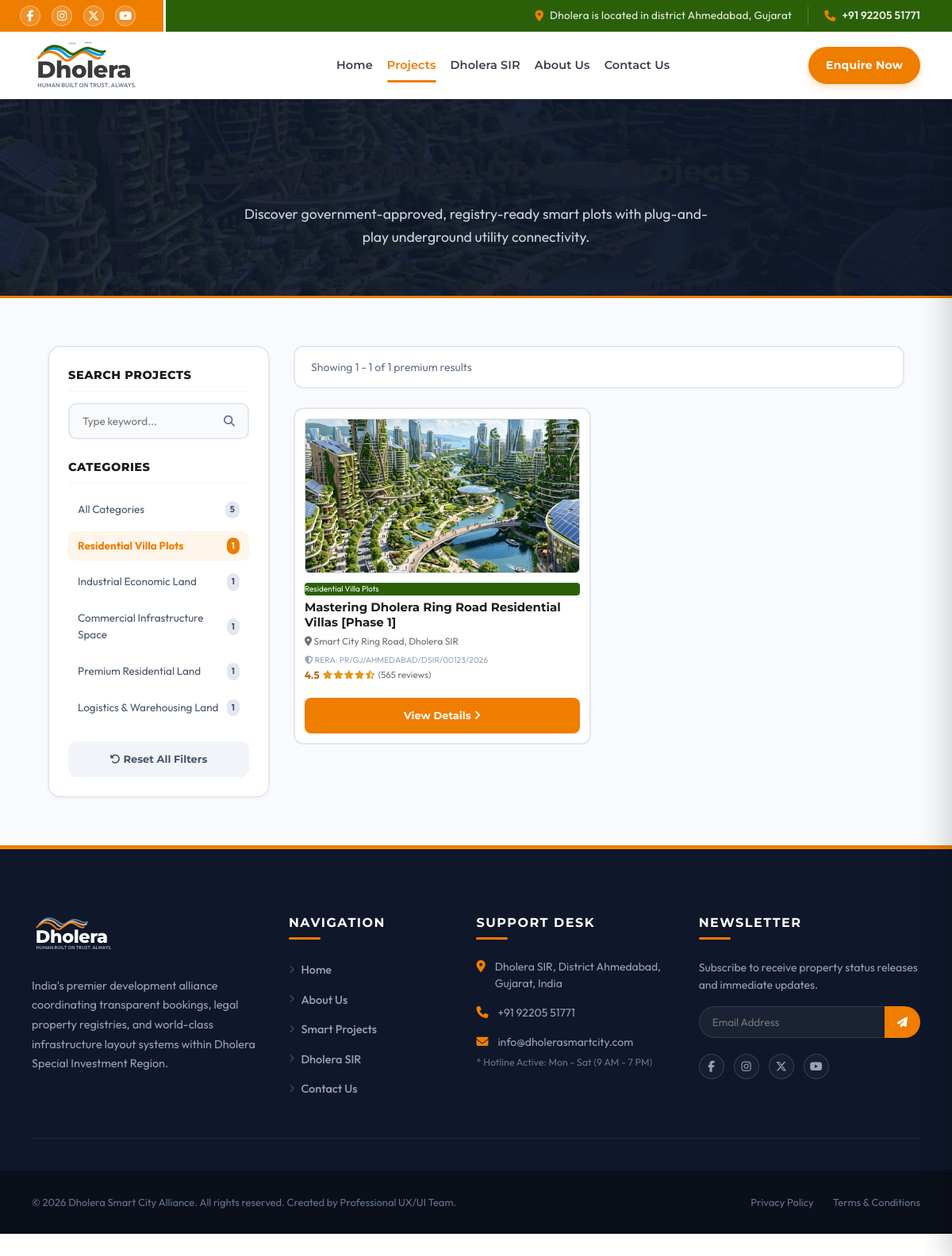
Page /projects.php?category=Residential+Villa+Plots on the committed database.
### tables this page shows
CREATE TABLE IF NOT EXISTS `projects` (
  `id` INT AUTO_INCREMENT PRIMARY KEY,
  `title` VARCHAR(255) NOT NULL,
  `category` VARCHAR(150) NOT NULL,
  `rating` DECIMAL(2,1) DEFAULT 4.5,
  `reviews` VARCHAR(50) DEFAULT '0',
  `location` VARCHAR(255) NOT NULL,
  `main_image` VARCHAR(255) NOT NULL,
  `thumbs` TEXT,  
  `price` VARCHAR(100) NOT NULL,
  `price_sub` VARCHAR(255) NOT NULL,
  `rera` VARCHAR(150) NOT NULL,
  `size` VARCHAR(100) NOT NULL,
  `status` VARCHAR(100) NOT NULL,
  `road` VARCHAR(150) NOT NULL,
  `power` VARCHAR(150) NOT NULL,
  `water` VARCHAR(150) NOT NULL,
  `description` TEXT NOT NULL,
  `amenities` TEXT,  
  `seo_title` VARCHAR(255) DEFAULT NULL,
  `seo_description` TEXT DEFAULT NULL,
  `seo_keywords` TEXT DEFAULT NULL,
  `created_at` TIMESTAMP DEFAULT CURRENT_TIMESTAMP
);

### projects.php (the view, shortened to what this page needs)
<?php
require_once 'includes/db.php';
$search = isset($_GET['search']) ? trim($_GET['search']) : '';
$category = isset($_GET['category']) ? trim($_GET['category']) : '';
$page = isset($_GET['page']) && is_numeric($_GET['page']) ? (int)$_GET['page'] : 1;
$limit = 4;
$offset = ($page - 1) * $limit;
$catCounts = [];
try {
    $countsStmt = $pdo->query("SELECT category, COUNT(*) as cnt FROM projects GROUP BY category");
    while ($row = $countsStmt->fetch()) {
        $catCounts[$row['category']] = $row['cnt'];
    }
} catch (PDOException $e) {
}
$sql = "SELECT * FROM projects WHERE 1=1";
$countSql = "SELECT COUNT(*) FROM projects WHERE 1=1";
$params = [];
if (!empty($category)) {
    $sql .= " AND category = :category";
    $countSql .= " AND category = :category";
    $params[':category'] = $category;
}
$sql .= " ORDER BY id ASC";
try {
    $countStmt = $pdo->prepare($countSql);
    $countStmt->execute($params);
    $total_records = (int)$countStmt->fetchColumn();
} catch (PDOException $e) {
    $total_records = 0;
}
try {
    $stmt = $pdo->prepare($sql . " LIMIT :limit OFFSET :offset");
    foreach ($params as $key => $val) {
        $stmt->bindValue($key, $val);
    }
    $stmt->bindValue(':limit', (int)$limit, PDO::PARAM_INT);
    $stmt->bindValue(':offset', (int)$offset, PDO::PARAM_INT);
    $stmt->execute();
    $projects_list = $stmt->fetchAll();
} catch (PDOException $e) {
    $projects_list = [];
}
if (!function_exists('renderListStars')) {
    function renderListStars($rating) {
        $full = floor($rating);
        $half = ($rating - $full) >= 0.5 ? 1 : 0;
        $empty = 5 - ($full + $half);
        $starsHtml = '';
        for ($i = 0; $i < $full; $i++) {
            $starsHtml .= '<i class="fa-solid fa-star"></i>';
        }
        if ($half) {
            $starsHtml .= '<i class="fa-solid fa-star-half-stroke"></i>';
        }
        for ($i = 0; $i < $empty; $i++) {
            $starsHtml .= '<i class="fa-regular fa-star"></i>';
        }
        return $starsHtml;
    }
}
$allCategories = [
    'Residential Villa Plots',
    'Industrial Economic Land',
    'Commercial Infrastructure Space',
    'Premium Residential Land',
    'Logistics & Warehousing Land'
];
?>
<!DOCTYPE html>
<html lang="en">
<head>
  <link rel="stylesheet" href="https://cdnjs.cloudflare.com/ajax/libs/font-awesome/6.5.2/css/all.min.css">
  <link rel="stylesheet" href="assets/css/main.css">
  <link rel="stylesheet" href="assets/css/projects.css">
  <link rel="stylesheet" href="assets/css/projects-list.css">
</head>
<body>
  <?php include 'includes/header.php'; ?>
  <section class="dh-projlist-hero">
    <h1>Explore Premium Dholera Projects</h1>
    <p>Discover government-approved, registry-ready smart plots with plug-and-play underground utility connectivity.</p>
  </section>
  <section class="dh-projlist-section">
    <div class="dh-projlist-container">
      <aside class="dh-projlist-sidebar">
        <div>
          <h3 class="dh-sidebar-widget-title">Search Projects</h3>
          <form method="GET" action="projects.php" class="dh-search-box">
            <input type="text" name="search" class="dh-search-input" placeholder="Type keyword..." value="<?php echo htmlspecialchars($search); ?>">
            <button type="submit" class="dh-search-btn" aria-label="Submit Search">
              <i class="fa-solid fa-magnifying-glass"></i>
            </button>
          </form>
        </div>
        <div>
          <h3 class="dh-sidebar-widget-title">Categories</h3>
          <div class="dh-filter-list">
            <a href="projects.php?<?php echo !empty($search) ? 'search='.urlencode($search) : ''; ?>" class="dh-filter-link <?php echo empty($category) ? 'active' : ''; ?>">
              <span>All Categories</span>
              <span class="dh-filter-count"><?php echo array_sum($catCounts); ?></span>
            </a>
            <?php foreach ($allCategories as $cat): ?>
              <?php
              $activeClass = ($category === $cat) ? 'active' : '';
              $countVal = isset($catCounts[$cat]) ? $catCounts[$cat] : 0;
              $catQuery = 'category=' . urlencode($cat) . (!empty($search) ? '&search=' . urlencode($search) : '');
              ?>
              <a href="projects.php?<?php echo $catQuery; ?>" class="dh-filter-link <?php echo $activeClass; ?>">
                <span><?php echo htmlspecialchars($cat); ?></span>
                <span class="dh-filter-count"><?php echo $countVal; ?></span>
              </a>
            <?php endforeach; ?>
          </div>
        </div>
        <?php if (!empty($search) || !empty($category)): ?>
          <a href="projects.php" class="dh-reset-btn">
            <i class="fa-solid fa-rotate-left mr-1"></i> Reset All Filters
          </a>
        <?php endif; ?>
      </aside>
      <main class="dh-projlist-main">
        <div class="dh-projlist-header-bar">
          <p class="dh-results-count">
            Showing <?php echo empty($projects_list) ? 0 : ($offset + 1); ?> - <?php echo min($offset + $limit, $total_records); ?> of <?php echo $total_records; ?> premium results
          </p>
        </div>
        <div class="dh-projlist-grid">
          <?php if (empty($projects_list)): ?>
            <div style="grid-column: span 3; text-align: center; padding: 60px 20px; background: #ffffff; border: 2px dashed #cbd5e1; border-radius: 12px; color: #64748b;">
              <i class="fa-solid fa-folder-open fa-3x mb-3" style="color: #cbd5e1;"></i>
              <h3 style="font-family: 'Montserrat', sans-serif; font-weight: 700; color: #334155; margin-bottom: 8px;">No Smart Plots Found</h3>
              <p style="margin: 0; font-size: 14px;">Try loosening your keyword search or select "All Categories" to see available smart plots.</p>
            </div>
          <?php else: ?>
            <?php foreach ($projects_list as $proj): ?>
              <a href="project-details.php?id=<?php echo $proj['id']; ?>" class="dh-project-card">
                <div class="dh-project-card-image-box">
                  <img src="<?php echo htmlspecialchars($proj['main_image']); ?>" alt="<?php echo htmlspecialchars($proj['title']); ?>" class="dh-project-card-image" loading="lazy">
                </div>
                <div class="dh-project-card-body">
                  <span class="badge badge-success px-2 py-1 mb-2 font-weight-bold" style="font-size: 10px; display: inline-block; background-color: var(--dh-green, #2b6009); color: #fff; border-radius: 4px;"><?php echo htmlspecialchars($proj['category']); ?></span>
                  <h3 class="dh-project-card-title" title="<?php echo htmlspecialchars($proj['title']); ?>">
                    <?php echo htmlspecialchars($proj['title']); ?>
                  </h3>
                  <p class="dh-project-card-author text-muted" style="margin-bottom: 2px;">
                    <i class="fa-solid fa-location-dot text-danger mr-1"></i> <?php echo htmlspecialchars($proj['location']); ?>
                  </p>
                  <p class="dh-project-card-rera">
                    <i class="fa-solid fa-shield-halved text-success mr-1"></i> RERA: <?php echo htmlspecialchars($proj['rera']); ?>
                  </p>
                  <div class="dh-project-card-rating mt-2">
                    <span class="dh-project-rating-val"><?php echo number_format($proj['rating'], 1); ?></span>
                    <span class="dh-project-stars">
                      <?php echo renderListStars($proj['rating']); ?>
                    </span>
                    <span class="dh-project-reviews-count">(<?php echo htmlspecialchars($proj['reviews']); ?> reviews)</span>
                  </div>
                  <div class="dh-project-btn-box">
                    <span class="dh-project-view-btn" style="display: block; text-align: center;">View Details <i class="fa-solid fa-angle-right"></i></span>
                  </div>
                </div>
              </a>
            <?php endforeach; ?>
          <?php endif; ?>
        </div>
      </main>
    </div>
  </section>
  <?php include 'includes/footer.php'; ?>
</body>
</html>

### assets/css/main.css (style rules this page uses)
body { margin: 0; padding: 0; font-family: 'Outfit', sans-serif; color: #333333; background-color: #ffffff; scroll-behavior: smooth; line-height: 1.6; }
html { scroll-padding-top: var(--dh-header-shrink-height); }
h1, h2, h3, h4, h5, h6 { font-family: 'Montserrat', sans-serif; font-weight: 700; color: #1a202c; margin-top: 0; }

### assets/css/projects.css (style rules this page uses)
.dh-project-card { flex-shrink: 0; width: calc(25% - 12px); min-width: 250px; background-color: #ffffff; border: 2px solid #e2e8f0; border-radius: 12px; padding: 12px; overflow: hidden; display: flex; flex-direction: column; text-decoration: none; cursor: pointer; box-sizing: border-box; transition: all 0.3s cubic-bezier(0.25, 1, 0.5, 1); }
.dh-project-card-image-box { width: 100%; aspect-ratio: 16 / 9; border-radius: 6px; overflow: hidden; border: 1px solid #d1d7dc; box-sizing: border-box; position: relative; background-color: #f8fafc; }
.dh-project-card-image { width: 100%; height: 100%; object-fit: cover; display: block; transition: transform 0.3s ease; }
.dh-project-card-body { padding: 12px 0 0 0; display: flex; flex-direction: column; flex-grow: 1; }
.dh-project-card-title { font-family: 'Montserrat', sans-serif; font-size: 15px; font-weight: 700; line-height: 1.25; color: #1c1d1f; margin: 6px 0 4px 0; display: -webkit-box; -webkit-line-clamp: 2; -webkit-box-orient: vertical; overflow: hidden; text-overflow: ellipsis; min-height: 38px; }
.dh-project-card-author { font-family: 'Outfit', sans-serif; font-size: 12px; color: #6a6f73; margin: 0 0 4px 0; overflow: hidden; white-space: nowrap; text-overflow: ellipsis; }
.dh-project-card-rating { display: flex; align-items: center; gap: 4px; font-size: 12px; color: #6a6f73; margin-bottom: 4px; }
.dh-project-rating-val { font-weight: 700; color: #b4690e; font-size: 13px; }
.dh-project-stars { display: flex; gap: 1px; }
.dh-project-stars i { color: #e5981d; font-size: 11px; }
.dh-project-reviews-count { font-size: 11.5px; color: #6a6f73; }
.dh-project-btn-box { margin-top: auto; padding-top: 14px; width: 100%; box-sizing: border-box; }
.dh-project-view-btn { width: 100%; background-color: var(--dh-orange, #ef7d00); color: #ffffff; font-family: 'Montserrat', sans-serif; font-size: 13px; font-weight: 700; padding: 10px 16px; border: 2px solid var(--dh-orange, #ef7d00); border-radius: 8px; cursor: pointer; display: flex; align-items: center; justify-content: center; gap: 6px; box-sizing: border-box; transition: all 0.3s cubic-bezier(0.25, 1, 0.5, 1); }
.dh-project-view-btn i { transition: transform 0.2s ease; font-size: 14px; }
@media (max-width: 1200px) { .dh-project-card { width: calc(33.333% - 11px); } }

### assets/css/header.css (style rules this page uses)
:root { --dh-orange: #ef7d00; --dh-orange-hover: #d46c00; --dh-orange-light: rgba(239, 125, 0, 0.1); --dh-green: #2b6009; --dh-green-hover: #1e4505; --dh-dark: #222222; --dh-grey-text: #555555; --dh-light-grey: #f7f9fa; --dh-white: #ffffff; --dh-border-color: #e2e8f0; --dh-font-main: 'Montserrat', 'Outfit', -apple-system, BlinkMacSystemFont, "Segoe UI", Roboto, sans-serif; --dh-font-sub: 'Outfit', sans-serif; --dh-transition-fast: all 0.2s cubic-bezier(0.4, 0, 0.2, 1); --dh-transition-smooth: all 0.4s cubic-bezier(0.4, 0, 0.2, 1); --dh-shadow-sm: 0 2px 4px rgba(0, 0, 0, 0.05); --dh-shadow-md: 0 4px 6px -1px rgba(0, 0, 0, 0.1), 0 2px 4px -1px rgba(0, 0, 0, 0.06); --dh-shadow-lg: 0 10px 15px -3px rgba(0, 0, 0, 0.1), 0 4px 6px -2px rgba(0, 0, 0, 0.05); --dh-header-height: 125px; --dh-header-shrink-height: 85px; --dh-topbar-height: 40px; }

### rows in the picture
projects: main_image (picture), category "Residential Villa Plots", title "Mastering Dholera Ring Road Residential Villas [Phase 1]", location "Smart City Ring Road, Dholera SIR", rera "PR/GJ/AHMEDABAD/DSIR/00123/2026", rating "4.5", reviews "565"

### other values in the picture
array_sum($catCounts) "5"
$cat "Residential Villa Plots"
$countVal "1"
$cat "Industrial Economic Land"
$cat "Commercial Infrastructure Space"
$cat "Premium Residential Land"
$cat "Logistics & Warehousing Land"
$offset + 1 "1"
min($offset + $limit, $total_records) "1"
$total_records "1"
